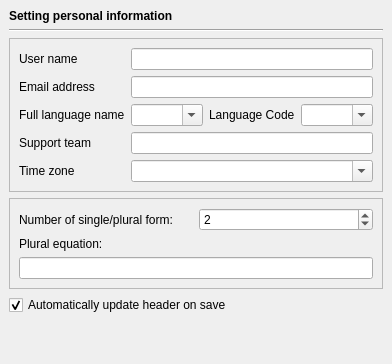
        <widget class="QWidget" name="personal" >
         <layout class="QGridLayout" >
          <property name="margin" >
           <number>9</number>
          </property>
          <property name="spacing" >
           <number>6</number>
          </property>
          <item row="5" column="0" >
           <spacer>
            <property name="orientation" >
             <enum>Qt::Vertical</enum>
            </property>
            <property name="sizeHint" >
             <size>
              <width>20</width>
              <height>40</height>
             </size>
            </property>
           </spacer>
          </item>
          <item row="3" column="0" >
           <widget class="QFrame" name="frame_2" >
            <property name="sizePolicy" >
             <sizepolicy>
              <hsizetype>7</hsizetype>
              <vsizetype>5</vsizetype>
              <horstretch>0</horstretch>
              <verstretch>0</verstretch>
             </sizepolicy>
            </property>
            <property name="frameShape" >
             <enum>QFrame::StyledPanel</enum>
            </property>
            <property name="frameShadow" >
             <enum>QFrame::Raised</enum>
            </property>
            <layout class="QGridLayout" >
             <property name="margin" >
              <number>9</number>
             </property>
             <property name="spacing" >
              <number>6</number>
             </property>
             <item row="2" column="0" colspan="2" >
              <widget class="QLineEdit" name="lineEqaution" />
             </item>
             <item row="1" column="0" >
              <widget class="QLabel" name="label_2" >
               <property name="sizePolicy" >
                <sizepolicy>
                 <hsizetype>7</hsizetype>
                 <vsizetype>5</vsizetype>
                 <horstretch>0</horstretch>
                 <verstretch>0</verstretch>
                </sizepolicy>
               </property>
               <property name="text" >
                <string>Plural equation:</string>
               </property>
              </widget>
             </item>
             <item row="0" column="0" >
              <widget class="QLabel" name="label_3" >
               <property name="text" >
                <string>Number of single/plural form:</string>
               </property>
              </widget>
             </item>
             <item row="0" column="1" >
              <widget class="QSpinBox" name="spinBox" >
               <property name="sizePolicy" >
                <sizepolicy>
                 <hsizetype>7</hsizetype>
                 <vsizetype>0</vsizetype>
                 <horstretch>0</horstretch>
                 <verstretch>0</verstretch>
                </sizepolicy>
               </property>
               <property name="maximum" >
                <number>10</number>
               </property>
               <property name="minimum" >
                <number>1</number>
               </property>
               <property name="singleStep" >
                <number>1</number>
               </property>
               <property name="value" >
                <number>2</number>
               </property>
              </widget>
             </item>
            </layout>
           </widget>
          </item>
          <item row="2" column="0" >
           <widget class="QFrame" name="frame_2" >
            <property name="sizePolicy" >
             <sizepolicy>
              <hsizetype>7</hsizetype>
              <vsizetype>0</vsizetype>
              <horstretch>0</horstretch>
              <verstretch>0</verstretch>
             </sizepolicy>
            </property>
            <property name="focusPolicy" >
             <enum>Qt::NoFocus</enum>
            </property>
            <property name="autoFillBackground" >
             <bool>true</bool>
            </property>
            <property name="frameShape" >
             <enum>QFrame::StyledPanel</enum>
            </property>
            <property name="frameShadow" >
             <enum>QFrame::Raised</enum>
            </property>
            <layout class="QGridLayout" >
             <property name="margin" >
              <number>9</number>
             </property>
             <property name="spacing" >
              <number>6</number>
             </property>
             <item row="3" column="0" >
              <widget class="QLabel" name="label5" >
               <property name="sizePolicy" >
                <sizepolicy>
                 <hsizetype>7</hsizetype>
                 <vsizetype>0</vsizetype>
                 <horstretch>0</horstretch>
                 <verstretch>0</verstretch>
                </sizepolicy>
               </property>
               <property name="text" >
                <string>Support team</string>
               </property>
              </widget>
             </item>
             <item row="2" column="3" >
              <widget class="QComboBox" name="cbxLanguageCode" >
               <property name="enabled" >
                <bool>true</bool>
               </property>
               <property name="sizePolicy" >
                <sizepolicy>
                 <hsizetype>7</hsizetype>
                 <vsizetype>0</vsizetype>
                 <horstretch>0</horstretch>
                 <verstretch>0</verstretch>
                </sizepolicy>
               </property>
               <property name="acceptDrops" >
                <bool>false</bool>
               </property>
               <property name="editable" >
                <bool>true</bool>
               </property>
              </widget>
             </item>
             <item row="4" column="0" >
              <widget class="QLabel" name="label6" >
               <property name="sizePolicy" >
                <sizepolicy>
                 <hsizetype>7</hsizetype>
                 <vsizetype>0</vsizetype>
                 <horstretch>0</horstretch>
                 <verstretch>0</verstretch>
                </sizepolicy>
               </property>
               <property name="text" >
                <string>Time zone</string>
               </property>
              </widget>
             </item>
             <item row="2" column="1" >
              <widget class="QComboBox" name="cbxFullLanguage" >
               <property name="enabled" >
                <bool>true</bool>
               </property>
               <property name="sizePolicy" >
                <sizepolicy>
                 <hsizetype>7</hsizetype>
                 <vsizetype>0</vsizetype>
                 <horstretch>0</horstretch>
                 <verstretch>0</verstretch>
                </sizepolicy>
               </property>
               <property name="editable" >
                <bool>true</bool>
               </property>
               <property name="currentIndex" >
                <number>-1</number>
               </property>
              </widget>
             </item>
             <item row="4" column="1" colspan="3" >
              <widget class="QComboBox" name="cbxTimeZone" >
               <property name="enabled" >
                <bool>true</bool>
               </property>
               <property name="sizePolicy" >
                <sizepolicy>
                 <hsizetype>7</hsizetype>
                 <vsizetype>0</vsizetype>
                 <horstretch>0</horstretch>
                 <verstretch>0</verstretch>
                </sizepolicy>
               </property>
               <property name="editable" >
                <bool>true</bool>
               </property>
              </widget>
             </item>
             <item row="0" column="0" >
              <widget class="QLabel" name="label1" >
               <property name="sizePolicy" >
                <sizepolicy>
                 <hsizetype>7</hsizetype>
                 <vsizetype>0</vsizetype>
                 <horstretch>0</horstretch>
                 <verstretch>0</verstretch>
                </sizepolicy>
               </property>
               <property name="text" >
                <string>User name</string>
               </property>
               <property name="textFormat" >
                <enum>Qt::AutoText</enum>
               </property>
              </widget>
             </item>
             <item row="2" column="0" >
              <widget class="QLabel" name="label3" >
               <property name="sizePolicy" >
                <sizepolicy>
                 <hsizetype>7</hsizetype>
                 <vsizetype>0</vsizetype>
                 <horstretch>0</horstretch>
                 <verstretch>0</verstretch>
                </sizepolicy>
               </property>
               <property name="text" >
                <string>Full language name</string>
               </property>
              </widget>
             </item>
             <item row="1" column="0" >
              <widget class="QLabel" name="label2" >
               <property name="sizePolicy" >
                <sizepolicy>
                 <hsizetype>7</hsizetype>
                 <vsizetype>0</vsizetype>
                 <horstretch>0</horstretch>
                 <verstretch>0</verstretch>
                </sizepolicy>
               </property>
               <property name="text" >
                <string>Email address</string>
               </property>
              </widget>
             </item>
             <item row="2" column="2" >
              <widget class="QLabel" name="label4" >
               <property name="sizePolicy" >
                <sizepolicy>
                 <hsizetype>7</hsizetype>
                 <vsizetype>0</vsizetype>
                 <horstretch>0</horstretch>
                 <verstretch>0</verstretch>
                </sizepolicy>
               </property>
               <property name="text" >
                <string>Language Code</string>
               </property>
              </widget>
             </item>
             <item row="0" column="1" colspan="3" >
              <widget class="QLineEdit" name="UserName" >
               <property name="sizePolicy" >
                <sizepolicy>
                 <hsizetype>7</hsizetype>
                 <vsizetype>0</vsizetype>
                 <horstretch>0</horstretch>
                 <verstretch>0</verstretch>
                </sizepolicy>
               </property>
               <property name="maxLength" >
                <number>32768</number>
               </property>
              </widget>
             </item>
             <item row="1" column="1" colspan="3" >
              <widget class="QLineEdit" name="EmailAddress" >
               <property name="sizePolicy" >
                <sizepolicy>
                 <hsizetype>7</hsizetype>
                 <vsizetype>0</vsizetype>
                 <horstretch>0</horstretch>
                 <verstretch>0</verstretch>
                </sizepolicy>
               </property>
              </widget>
             </item>
             <item row="3" column="1" colspan="3" >
              <widget class="QLineEdit" name="SupportTeam" />
             </item>
            </layout>
           </widget>
          </item>
          <item row="0" column="0" >
           <widget class="QLabel" name="label" >
            <property name="sizePolicy" >
             <sizepolicy>
              <hsizetype>7</hsizetype>
              <vsizetype>5</vsizetype>
              <horstretch>0</horstretch>
              <verstretch>0</verstretch>
             </sizepolicy>
            </property>
            <property name="font" >
             <font>
              <weight>75</weight>
              <bold>true</bold>
             </font>
            </property>
            <property name="text" >
             <string>Setting personal information</string>
            </property>
           </widget>
          </item>
          <item row="1" column="0" >
           <widget class="Line" name="line" >
            <property name="orientation" >
             <enum>Qt::Horizontal</enum>
            </property>
           </widget>
          </item>
          <item row="4" column="0" >
           <widget class="QCheckBox" name="chkHeaderAuto" >
            <property name="sizePolicy" >
             <sizepolicy>
              <hsizetype>7</hsizetype>
              <vsizetype>0</vsizetype>
              <horstretch>0</horstretch>
              <verstretch>0</verstretch>
             </sizepolicy>
            </property>
            <property name="text" >
             <string>Automatically update header on save</string>
            </property>
            <property name="checked" >
             <bool>true</bool>
            </property>
           </widget>
          </item>
         </layout>
        </widget>
